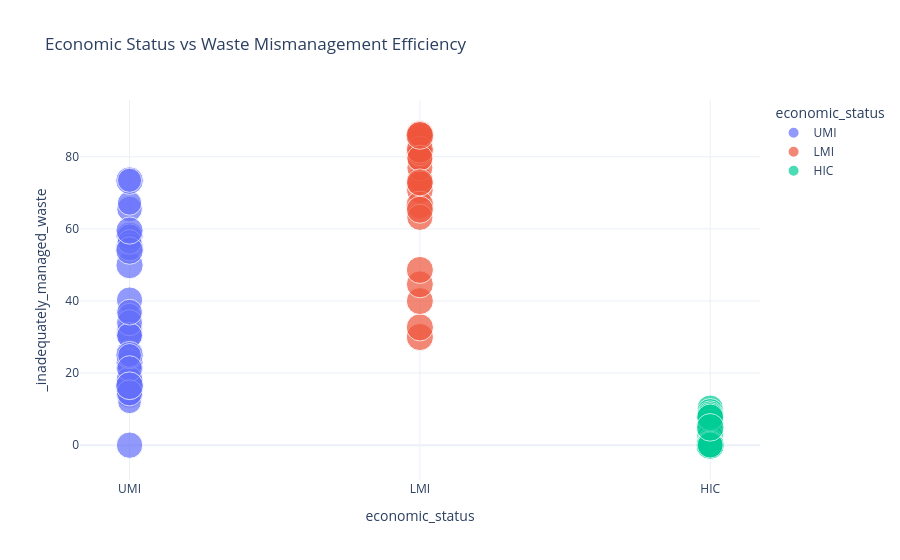

Write notebook code for a chart like this one.
### Markdown cell above
## Insights

### Code cell
fig1 = px.scatter(
    df1,
    x="economic_status",
    y="_inadequately_managed_waste",
    size="plastic_waste_generation_kg_day",
    color="economic_status",
    hover_name="country",
    title="Economic Status vs Waste Mismanagement Efficiency",
    template="plotly_white"
)

fig1.show()

### Figure 1 — Plotly figure (JSON) as saved in the notebook; plotly's stock layout.template omitted (floating-point values rounded to 4 significant figures)
{"data": [{"hovertemplate": "<b>%{hovertext}</b><br><br>economic_status=%{x}<br>_inadequately_managed_waste=%{y}<br>plastic_waste_generation_kg_day=%{marker.size}<extra></extra>", "hovertext": ["algeria", "bosnia and herzegovina", "bulgaria", "colombia", "cook islands", "dominica", "dominican republic", "equatorial guinea", "french guiana", "gabon", "grenada", "guadeloupe", "iran", "jordan", "latvia", "libya", "lithuania", "malaysia", "montenegro", "montserrat", "namibia", "nauru", "palau", "panama", "peru", "reunion", "russia", "saint helena", "saint vincent and the grenadines", "seychelles", "south africa", "suriname", "thailand", "tunisia", "turkey", "tuvalu"], "legendgroup": "UMI", "marker": {"color": "#636efa", "size": [2.752, 2.513, 2.56, 2.701, 2.198, 2.327, 2.707, 2.47, 2.406, 2.463, 2.429, 2.494, 2.713, 2.301, 2.571, 2.658, 2.483, 2.792, 2.445, 2.03, 2.399, 2.163, 2.211, 2.643, 2.741, 2.539, 2.708, 2.066, 2.414, 2.433, 2.769, 2.492, 2.781, 2.699, 2.821, 2.13], "sizemode": "area", "sizeref": 0.007287, "symbol": "circle"}, "mode": "markers", "name": "UMI", "orientation": "v", "showlegend": true, "type": "scatter", "x": ["UMI", "UMI", "UMI", "UMI", "UMI", "UMI", "UMI", "UMI", "UMI", "UMI", "UMI", "UMI", "UMI", "UMI", "UMI", "UMI", "UMI", "UMI", "UMI", "UMI", "UMI", "UMI", "UMI", "UMI", "UMI", "UMI", "UMI", "UMI", "UMI", "UMI", "UMI", "UMI", "UMI", "UMI", "UMI", "UMI"], "xaxis": "x", "y": [58.07, 40.27, 31.47, 21.48, 35.95, 18.64, 25.44, 30.48, 24.9, 33.97, 17.78, 24.9, 49.94, 57.91, 13.98, 22.9, 14.33, 54.96, 30.41, 12.0, 65.51, 67.17, 56.37, 18.05, 24.99, 9.44e-06, 16.41, 24.9, 21.25, 36.9, 53.99, 14.52, 73.39, 59.53, 16.49, 73.49], "yaxis": "y"}, {"hovertemplate": "<b>%{hovertext}</b><br><br>economic_status=%{x}<br>_inadequately_managed_waste=%{y}<br>plastic_waste_generation_kg_day=%{marker.size}<extra></extra>", "hovertext": ["angola", "cape verde", "congo rep of", "cote d'ivoire", "djibouti", "east timor", "ecuador", "egypt", "el salvador", "honduras", "iraq", "kiribati", "micronesia", "nicaragua", "nigeria", "pakistan", "papua new guinea", "samoa", "sao tome and principe", "senegal", "solomon islands", "sudan", "syria", "ukraine", "vietnam", "yemen"], "legendgroup": "LMI", "marker": {"color": "#EF553B", "size": [2.593, 2.436, 2.483, 2.665, 2.49, 2.496, 2.691, 2.783, 2.691, 2.663, 2.492, 2.32, 2.368, 2.647, 2.763, 2.722, 2.606, 2.375, 2.373, 2.683, 2.49, 2.506, 2.665, 2.671, 2.807, 2.663], "sizemode": "area", "sizeref": 0.007287, "symbol": "circle"}, "mode": "markers", "name": "LMI", "orientation": "v", "showlegend": true, "type": "scatter", "x": ["LMI", "LMI", "LMI", "LMI", "LMI", "LMI", "LMI", "LMI", "LMI", "LMI", "LMI", "LMI", "LMI", "LMI", "LMI", "LMI", "LMI", "LMI", "LMI", "LMI", "LMI", "LMI", "LMI", "LMI", "LMI", "LMI"], "xaxis": "x", "y": [70.72, 73.73, 76.94, 81.62, 72.62, 80.85, 30.0, 66.65, 32.68, 39.98, 63.2, 84.29, 80.89, 44.62, 80.99, 86.24, 85.56, 79.63, 81.11, 81.97, 86.28, 79.59, 65.32, 48.62, 85.92, 72.9], "yaxis": "y"}, {"hovertemplate": "<b>%{hovertext}</b><br><br>economic_status=%{x}<br>_inadequately_managed_waste=%{y}<br>plastic_waste_generation_kg_day=%{marker.size}<extra></extra>", "hovertext": ["anguilla", "aruba", "bahamas", "bahrain", "bermuda", "british virgin islands", "cayman islands", "channel islands", "croatia", "curacao", "cyprus", "dhekelia", "estonia", "faroe islands", "french polynesia", "gibraltar", "greenland", "guam", "guernsey", "isle of man", "jersey", "malta", "martinique", "monaco", "netherlands antilles", "new caledonia", "northern mariana islands", "oman", "portugal", "puerto rico", "qatar", "saint maarten, dwi", "saint pierre", "saudi arabia", "singapore", "slovenia", "spain", "taiwan", "turks and caicos islands", "united arab emirates", "united kingdom", "united states", "uruguay", "usvi", "venezuela"], "legendgroup": "HIC", "marker": {"color": "#00cc96", "size": [2.22, 2.438, 2.549, 2.525, 2.373, 2.294, 2.349, 2.447, 2.632, 2.442, 2.584, 2.228, 2.561, 2.346, 2.495, 2.306, 2.358, 2.466, 2.357, 2.391, 2.4, 2.515, 2.528, 2.308, 2.481, 2.491, 2.415, 2.587, 2.749, 2.7, 2.53, 2.317, 2.116, 2.656, 2.686, 2.467, 2.813, 2.805, 2.266, 2.632, 2.836, 2.915, 2.662, 2.436, 2.786], "sizemode": "area", "sizeref": 0.007287, "symbol": "circle"}, "mode": "markers", "name": "HIC", "orientation": "v", "showlegend": true, "type": "scatter", "x": ["HIC", "HIC", "HIC", "HIC", "HIC", "HIC", "HIC", "HIC", "HIC", "HIC", "HIC", "HIC", "HIC", "HIC", "HIC", "HIC", "HIC", "HIC", "HIC", "HIC", "HIC", "HIC", "HIC", "HIC", "HIC", "HIC", "HIC", "HIC", "HIC", "HIC", "HIC", "HIC", "HIC", "HIC", "HIC", "HIC", "HIC", "HIC", "HIC", "HIC", "HIC", "HIC", "HIC", "HIC", "HIC"], "xaxis": "x", "y": [1.869, 0.9411, 0.7561, 10.26, 2.22e-14, 0.04153, 0.00112, 9.17e-09, 9.212, 0.0322, 0.3999, 0.05767, 8.62, 9.17e-09, 3.187, 0.1124, 7.39e-09, 0.2472, 9.17e-09, 9.17e-09, 9.17e-09, 6.338, 0.0322, 2.22e-14, 3.35e-07, 1.14e-08, 0.2472, 3.873, 2.93e-07, 2.243, 0.000189, 0.0322, 0.0322, 8.086, 0.04538, 1.13, 3.91e-08, 0.2472, 0.39, 0.06382, 8.12e-09, 8.38e-10, 7.673, 0.0322, 4.941], "yaxis": "y"}], "layout": {"legend": {"itemsizing": "constant", "title": {"text": "economic_status"}, "tracegroupgap": 0}, "title": {"text": "Economic Status vs Waste Mismanagement Efficiency"}, "xaxis": {"anchor": "y", "categoryarray": ["UMI", "LMI", "HIC"], "categoryorder": "array", "domain": [0, 1], "title": {"text": "economic_status"}}, "yaxis": {"anchor": "x", "domain": [0, 1], "title": {"text": "_inadequately_managed_waste"}}}}
